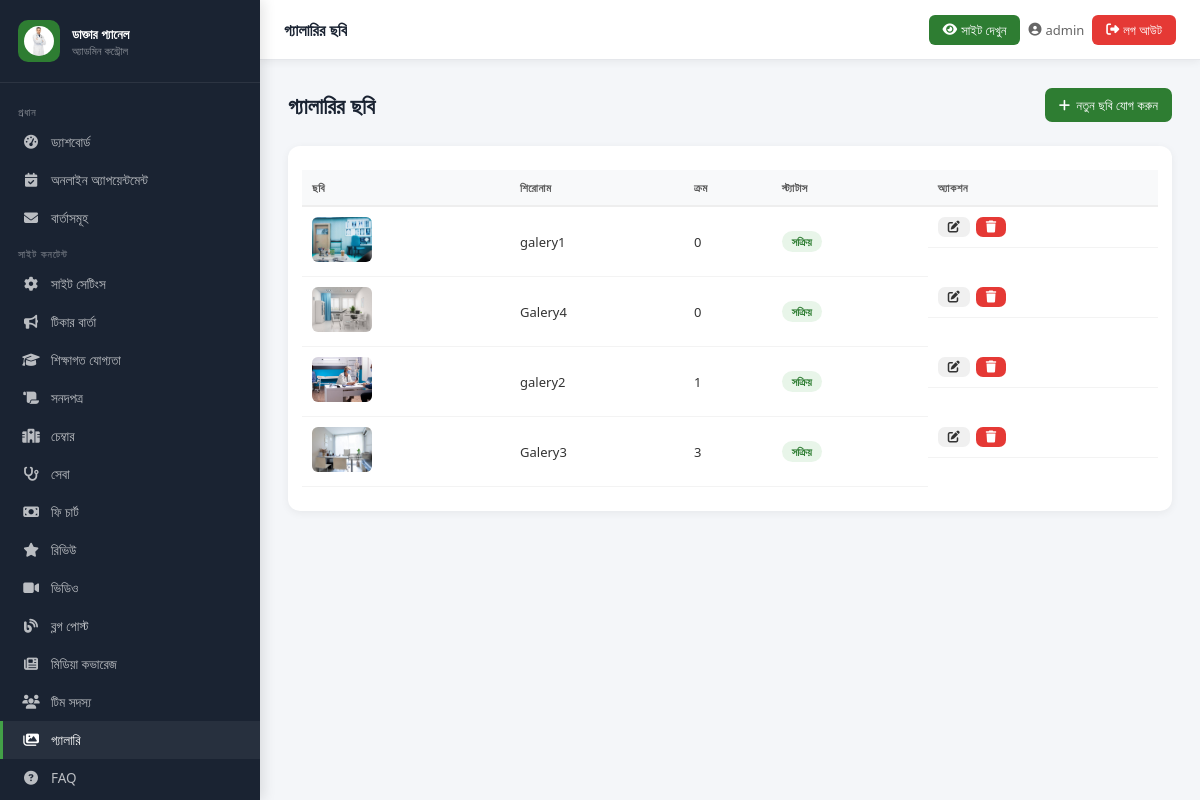
Page /admin-panel/gallery/ (signed in) on the committed database.
### core/models.py (models this page shows, shortened)
class SiteSettings(models.Model):
    doctor_name = models.CharField(max_length=200, default='ডাঃ সানজিদা ইসলাম চৌধুরী')
    doctor_name_en = models.CharField(max_length=200, default='Dr. Sanjida Islam Chowdhury')
    specialty = models.CharField(max_length=200, default='গাইনী ও প্রসূতি বিশেষজ্ঞ')
    degrees = models.CharField(max_length=300, default='MBBS · FCPS · MRCOG (UK)')
    short_bio = models.TextField(verbose_name="সংক্ষিপ্ত পরিচয়", default="")
    detailed_bio = models.TextField(verbose_name="বিস্তারিত পরিচয়", default="")
    phone = models.CharField(max_length=20, default='০১৮১১-২২৩৩৪৪')
    phone_raw = models.CharField(max_length=20, default='+8801811223344')
    whatsapp = models.CharField(max_length=20, default='+8801811223344')
    email = models.EmailField(default='dr.sanjida@example.com')
    facebook_url = models.URLField(blank=True, default='https://facebook.com/dr.sanjida.bd')
    youtube_url = models.URLField(blank=True)
    profile_photo = models.ImageField(upload_to='doctor/', blank=True, null=True)
    profile_photo_url = models.URLField(blank=True, default='https://cdn.sasthyaseba.com/doctors/7410/xoWEh5iyzT9wpngIPNnKbQQiN5AnbUCE8y2hJYpv/dr-sanjida-hossain.jpg')
    years_experience = models.IntegerField(default=22)
    successful_deliveries = models.IntegerField(default=8000)
    google_rating = models.DecimalField(max_digits=3, decimal_places=1, default=4.8)
    google_review_count = models.IntegerField(default=650)
    research_papers = models.IntegerField(default=18)
    booking_fee = models.IntegerField(default=300)
    bkash_number = models.CharField(max_length=20, default='০১৮১১-২২৩৩৪৪')
    nagad_number = models.CharField(max_length=20, default='০১৮১১-২২৩৩৪৪')
    rocket_number = models.CharField(max_length=25, default='০১৮১১২২৩৩৪৪৭')
    map_embed_url = models.TextField(default='', blank=True)
    maps_link = models.URLField(blank=True, default='https://maps.google.com/?q=মিরপুর+ঢাকা')
    meta_title = models.CharField(max_length=200, default='ডাঃ সানজিদা ইসলাম চৌধুরী | গাইনী ও প্রসূতি বিশেষজ্ঞ')
    meta_description = models.TextField(blank=True, default='')
    class Meta:
        verbose_name = 'সাইট সেটিংস'
        verbose_name_plural = 'সাইট সেটিংস'
    def get_profile_photo(self):
        if self.profile_photo:
            return self.profile_photo.url
        return self.profile_photo_url

class GalleryItem(models.Model):
    title = models.CharField(max_length=200, blank=True, help_text="ছবির শিরোনাম (ঐচ্ছিক)")
    image = models.ImageField(upload_to='gallery/', blank=True, null=True, help_text="আপলোড করুন ছবি")
    image_url = models.URLField(blank=True, help_text="অথবা বাহ্যিক ছবির লিংক দিন")
    order = models.IntegerField(default=0, help_text="ক্রম")
    is_active = models.BooleanField(default=True, help_text="সক্রিয়")
    class Meta:
        ordering = ['order']
        verbose_name = 'গ্যালারির ছবি'
        verbose_name_plural = 'গ্যালারির ছবি'
    def get_image_url(self):
        if self.image:
            return self.image.url
        return self.image_url or ''
    """
=============================================================================
OFFLINE CHAMBER MANAGEMENT SYSTEM — MODELS
=============================================================================
Add these models to:  core/models.py  (append at the bottom)
=============================================================================
"""

### core/admin_views.py (the view)
# urls.py: path('gallery/', av.manage_gallery, name='admin_gallery'),
@login_required(login_url='/admin-panel/login/')
def manage_gallery(request):
    if not request.user.is_staff and not request.user.is_superuser:
        return redirect('admin_login')
    items = GalleryItem.objects.all().order_by('order')
    paginator = Paginator(items, 20)
    page = request.GET.get('page')
    items_page = paginator.get_page(page)
    return render(request, 'admin_panel/gallery_list.html', {
        'items': items_page,
        'site': get_site_settings()
    })

### core/admin_views.py (called while the page is built)
def get_site_settings():
    return SiteSettings.objects.first()

### core/context_processors.py (called while the page is built)
def site_settings(request):
    try:
        settings = SiteSettings.objects.first()
        if not settings:
            settings = SiteSettings()
    except Exception:
        settings = SiteSettings()
    return {'site': settings}

### templates/admin_panel/gallery_list.html (shortened to what this page needs)
{% extends "admin_panel/base_admin.html" %}
{% block page_title %}গ্যালারির ছবি{% endblock %}
{% block content %}
<div class="page-header">
    <h1>গ্যালারির ছবি</h1>
    <a href="{% url 'admin_gallery_add' %}" class="btn btn-primary"><i class="fas fa-plus"></i> নতুন ছবি যোগ করুন</a>
</div>
<div class="card">
    <div class="table-responsive">
        <table class="tbl">
            <thead>
                <tr>
                    <th>ছবি</th>
                    <th>শিরোনাম</th>
                    <th>ক্রম</th>
                    <th>স্ট্যাটাস</th>
                    <th>অ্যাকশন</th>
                </tr>
            </thead>
            <tbody>
                {% for item in items %}
                <tr>
                    <td>
                        {% if item.get_image_url %}
                        <img src="{{ item.get_image_url }}" alt="{{ item.title }}" style="width:60px; height:45px; object-fit:cover; border-radius:6px;">
                        {% else %}
                        <span class="text-muted">ছবি নেই</span>
                        {% endif %}
                    </td>
                    <td>{{ item.title|default:'(শিরোনামহীন)' }}</td>
                    <td>{{ item.order }}</td>
                    <td>
                        {% if item.is_active %}
                        <span class="badge badge-success">সক্রিয়</span>
                        {% else %}
                        <span class="badge badge-danger">নিষ্ক্রিয়</span>
                        {% endif %}
                    </td>
                    <td class="action-buttons">
                        <a href="{% url 'admin_gallery_edit' item.pk %}" class="btn btn-sm btn-secondary" title="সম্পাদনা"><i class="fas fa-edit"></i></a>
                        <a href="{% url 'admin_gallery_delete' item.pk %}" class="btn btn-sm btn-danger" onclick="return confirm('ছবিটি মুছে ফেলতে চান?');" title="মুছুন"><i class="fas fa-trash"></i></a>
                    </td>
                </tr>
                {% endfor %}
            </tbody>
        </table>
    </div>
</div>
{% endblock %}

### templates/admin_panel/base_admin.html (shortened to what this page needs)
<!DOCTYPE html>
<html lang="bn">
<head>
  <link rel="stylesheet" href="https://cdnjs.cloudflare.com/ajax/libs/font-awesome/6.5.0/css/all.min.css">
  {% load static %}
</head>
<body>
<aside class="sidebar" id="sidebar">
  <div class="sidebar__brand">
    <div class="sidebar__brand-icon"><img src="{{ site.get_profile_photo }}" height="30" width="30" alt="{{ site.doctor_name }}" style="border-radius:50%; object-fit:cover;" /></div>
    <div class="sidebar__brand-text">
      <h3>ডাক্তার প্যানেল</h3>
      <p>অ্যাডমিন কন্ট্রোল</p>
    </div>
  </div>
  <nav class="sidebar__nav">
    <div class="nav-section-label">প্রধান</div>
    <a href="{% url 'admin_dashboard' %}" class="sidebar__link {% block nav_dashboard %}{% endblock %}"><i class="fas fa-tachometer-alt"></i> ড্যাশবোর্ড</a>
    <a href="{% url 'admin_appointments' %}" class="sidebar__link {% block nav_appointments %}{% endblock %}"><i class="fas fa-calendar-check"></i>অনলাইন অ্যাপয়েন্টমেন্ট</a>
    <a href="{% url 'admin_messages' %}" class="sidebar__link {% block nav_messages %}{% endblock %}"><i class="fas fa-envelope"></i> বার্তাসমূহ</a>
    <div class="nav-section-label">সাইট কনটেন্ট</div>
    <a href="{% url 'admin_site_settings' %}" class="sidebar__link {% block nav_settings %}{% endblock %}"><i class="fas fa-cog"></i> সাইট সেটিংস</a>
    <a href="{% url 'admin_tickers' %}" class="sidebar__link {% block nav_tickers %}{% endblock %}"><i class="fas fa-bullhorn"></i> টিকার বার্তা</a>
    <a href="{% url 'admin_qualifications' %}" class="sidebar__link {% block nav_qualifications %}{% endblock %}"><i class="fas fa-graduation-cap"></i> শিক্ষাগত যোগ্যতা</a>
    <a href="{% url 'admin_certificates' %}" class="sidebar__link {% block nav_certificates %}{% endblock %}"><i class="fas fa-scroll"></i> সনদপত্র</a>
    <a href="{% url 'admin_chambers' %}" class="sidebar__link {% block nav_chambers %}{% endblock %}"><i class="fas fa-hospital-alt"></i> চেম্বার</a>
    <a href="{% url 'admin_services' %}" class="sidebar__link {% block nav_services %}{% endblock %}"><i class="fas fa-stethoscope"></i> সেবা</a>
    <a href="{% url 'admin_fees' %}" class="sidebar__link {% block nav_fees %}{% endblock %}"><i class="fas fa-money-bill"></i> ফি চার্ট</a>
    <a href="{% url 'admin_reviews' %}" class="sidebar__link {% block nav_reviews %}{% endblock %}"><i class="fas fa-star"></i> রিভিউ</a>
    <a href="{% url 'admin_videos' %}" class="sidebar__link {% block nav_videos %}{% endblock %}"><i class="fas fa-video"></i> ভিডিও</a>
    <a href="{% url 'admin_blogs' %}" class="sidebar__link {% block nav_blogs %}{% endblock %}"><i class="fas fa-blog"></i> ব্লগ পোস্ট</a>
    <a href="{% url 'admin_media' %}" class="sidebar__link {% block nav_media %}{% endblock %}"><i class="fas fa-newspaper"></i> মিডিয়া কভারেজ</a>
    <a href="{% url 'admin_team' %}" class="sidebar__link {% block nav_team %}{% endblock %}"><i class="fas fa-users"></i> টিম সদস্য</a>
    <a href="{% url 'admin_gallery' %}" class="sidebar__link {% if request.resolver_match.url_name == 'admin_gallery' or request.resolver_match.url_name == 'admin_gallery_add' or request.resolver_match.url_name == 'admin_gallery_edit' %}active{% endif %}">
    <i class="fas fa-images"></i> গ্যালারি
</a>
    <a href="{% url 'admin_faqs' %}" class="sidebar__link {% block nav_faqs %}{% endblock %}"><i class="fas fa-question-circle"></i> FAQ</a>
  </nav>
</aside>
<div class="topbar">
  <div style="display:flex; align-items:center; gap:8px;">
    <span class="topbar__title">{% block page_title %}ড্যাশবোর্ড{% endblock %}</span>
  </div>
  <div class="topbar__right">
    <a href="/" target="_blank" class="view-site-btn"><i class="fas fa-eye"></i> <span class="hide-xs">সাইট দেখুন</span></a>
    <span class="topbar__user"><i class="fas fa-user-circle"></i> <span class="hide-sm">{{ request.user.username }}</span></span>
    <a href="{% url 'admin_logout' %}" class="topbar__logout"><i class="fas fa-sign-out-alt"></i> <span class="hide-xs">লগ আউট</span></a>
  </div>
</div>
<main class="main-content">
  {% block content %}{% endblock %}
</main>
</body>
</html>

### rows in the picture
SiteSettings: get_profile_photo (picture)
GalleryItem: get_image_url (picture), title "galery1", order "0", is_active "সক্রিয়"
GalleryItem: get_image_url (picture), title "Galery4", order "0", is_active "সক্রিয়"
GalleryItem: get_image_url (picture), title "galery2", order "1", is_active "সক্রিয়"
GalleryItem: get_image_url (picture), title "Galery3", order "3", is_active "সক্রিয়"

### other values in the picture
{{ request.user.username }} "admin"
